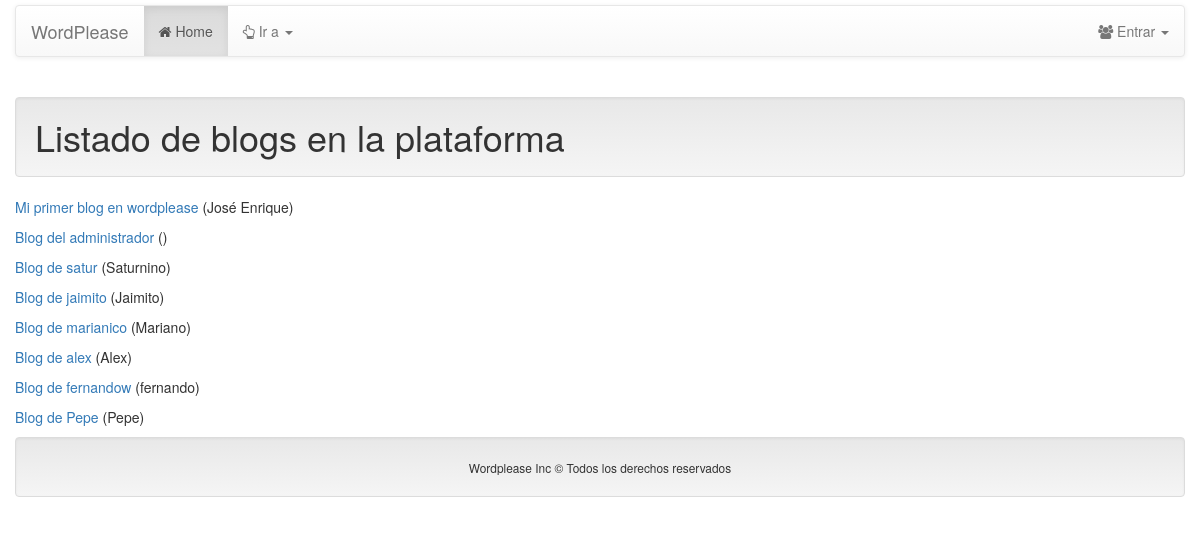
Screenshot of /blogs with the database file from the repository.
### blogs/models.py (models this page shows, shortened)
class Blog(models.Model):
    owner = models.OneToOneField(User)
    title = models.TextField(max_length=150)
    description = models.TextField(max_length=400)
    created_at = models.DateTimeField(auto_now_add=True)
    modified_at = models.DateTimeField(auto_now=True)

### blogs/views.py (the view)
# urls.py: url(r'^blogs$', BlogUserView.as_view(), name='blogs_home'),
class BlogUserView(View):
    def get(self, request):
        blogs = Blog.objects.all()
        context = {
            'blogs': blogs
        }
        return render(request, 'blogs/blogs.html', context)

### blogs/templates/blogs/blogs.html (shortened to what this page needs)
{% extends 'base.html' %}
{% block section %}
    <h1 class="well">Listado de blogs en la plataforma</h1>
    {% if blogs|length > 0 %}
        {%for blog in blogs %}
            <p>
                <a href="blogs/{{ blog.owner.username }}">
                    {{ blog.title }}
                </a>
                ({{ blog.owner.first_name }})
            </p>
        {% endfor %}
    {% else %}
        No existe ningún blog en este momento.
    {% endif %}
{% endblock %}

### rows the page displays
Blog: title "Mi primer blog en wordplease", owner.first_name "José Enrique"
Blog: title "Blog del administrador"
Blog: title "Blog de satur", owner.first_name "Saturnino"
Blog: title "Blog de jaimito", owner.first_name "Jaimito"
Blog: title "Blog de marianico", owner.first_name "Mariano"
Blog: title "Blog de alex", owner.first_name "Alex"
Blog: title "Blog de fernandow", owner.first_name "fernando"
Blog: title "Blog de Pepe", owner.first_name "Pepe"
